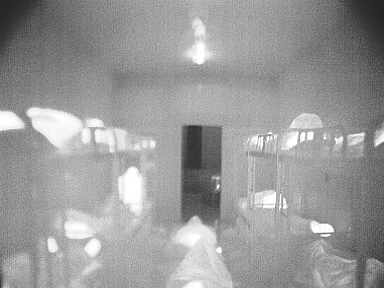
#> input picture yuxun/1.png, 384 x 288 px
$ python -i function.py   (imports and definitions only)
#> lines starting #> are read from the running program, lines starting #| are printed output that depends on the picture; after the words box and inside, x2 and y2 are one past the last pixel; in counts of white or black regions, pixels touching at a corner belong together
#> further down, picture is the input picture: shape (288, 384, 3); min 34, max 255, mean 153.6
#!/usr/bin/python
# -*- coding: UTF-8 -*-
import cv2
import numpy as np


def picture_deal(image):
    """
    图片处理程序
    :param image: 图像
    :return: 处理好后的图像
    """
    kernel = np.ones((5, 5), np.uint8)
    # cv2.namedWindow(title)
    # cv2.imshow(title, img)
    # cv2.waitKey(500)

    # 图像灰度化
    gray = cv2.cvtColor(image, cv2.COLOR_BGR2GRAY)
    # cv2.imshow(title, gray)
    # cv2.waitKey(500)

    # 灰度图像二值化
    retval, bina = cv2.threshold(gray, 190, 255, 0)
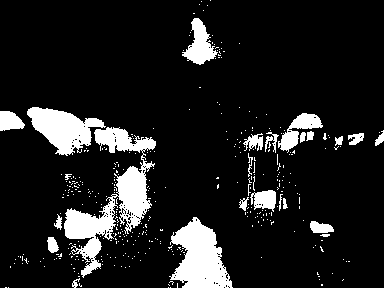
#> bina: shape (288, 384); 12.1% white; 370 white regions (346 under 20 px), largest, box (x1, y1, x2, y2) and area: (64, 127, 156, 278) 4268, (169, 217, 233, 288) 2714, (27, 107, 106, 156) 2025
    # [9 lines of commented-out code are left out]
    closing = cv2.morphologyEx(bina, cv2.MORPH_CLOSE, kernel)
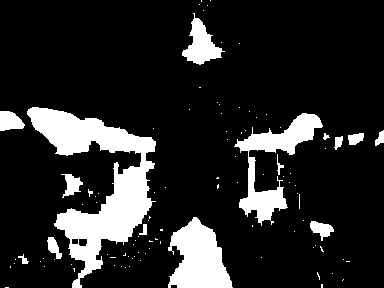
#> closing: shape (288, 384); 15.3% white; 102 white regions (87 under 20 px), largest, box (x1, y1, x2, y2) and area: (27, 107, 156, 288) 8224, (168, 217, 233, 288) 2997, (234, 113, 323, 226) 2910

    # 高斯模糊滤波
    imblur = cv2.GaussianBlur(closing, (3, 3), 1.5)
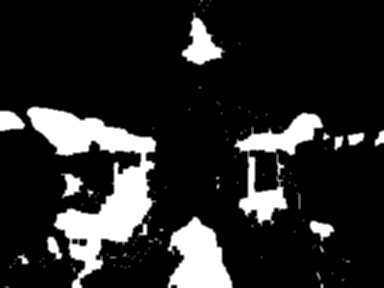
#> imblur: shape (288, 384); min 0, max 255, mean 38.9
    # cv2.imshow(title, bina)
    # cv2.waitKey()
    image = imblur

    # [9 lines of commented-out code are left out]
    return image


def picture_divide():
    pass

>>> import cv2
>>> picture = cv2.imread('1.png')
>>> result = picture_deal(picture)

$ run again, on yuxun/2.png
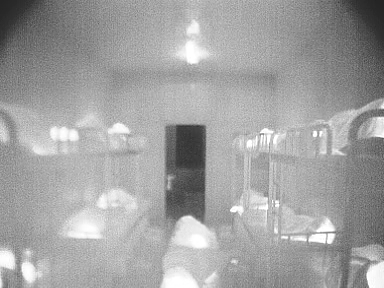
#> input picture yuxun/2.png, 384 x 288 px
#> picture is the input picture: shape (288, 384, 3); min 35, max 255, mean 161.6
#> in picture_deal, `retval, bina = cv2.threshold(gray, 190, 255, 0)`:
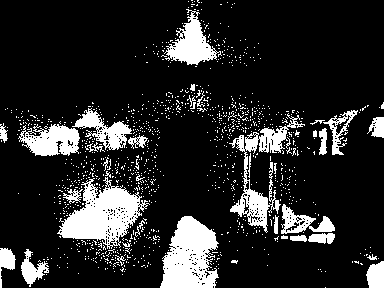
#> bina: shape (288, 384); 16% white; 1111 white regions (1076 under 20 px), largest, box (x1, y1, x2, y2) and area: (57, 177, 150, 249) 3160, (160, 216, 219, 288) 2937, (229, 113, 305, 233) 2013
#> closing: shape (288, 384); 25.6% white; 144 white regions (128 under 20 px), largest, box (x1, y1, x2, y2) and area: (16, 102, 160, 275) 11723, (153, 84, 335, 244) 7758, (160, 216, 222, 288) 3305
#> in picture_deal, `imblur = cv2.GaussianBlur(closing, (3, 3), 1.5)`:
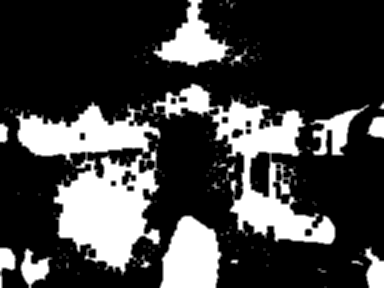
#> imblur: shape (288, 384); min 0, max 255, mean 65.2

$ run again, on yuxun/3.png
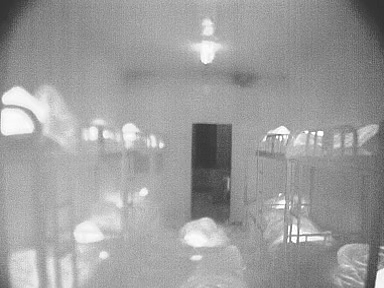
#> input picture yuxun/3.png, 384 x 288 px
#> picture is the input picture: shape (288, 384, 3); min 49, max 255, mean 157.1
#> in picture_deal, `retval, bina = cv2.threshold(gray, 190, 255, 0)`:
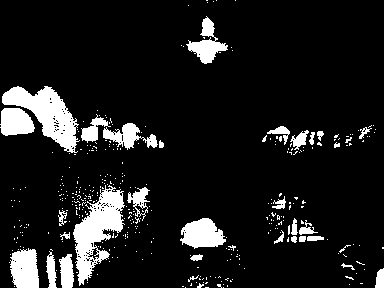
#> bina: shape (288, 384); 11.1% white; 371 white regions (339 under 20 px), largest, box (x1, y1, x2, y2) and area: (73, 185, 125, 286) 2394, (2, 86, 80, 153) 2233, (180, 218, 226, 249) 970
#> closing: shape (288, 384); 14.4% white; 79 white regions (59 under 20 px), largest, box (x1, y1, x2, y2) and area: (46, 176, 152, 288) 5105, (0, 86, 164, 155) 4802, (9, 246, 39, 288) 1033
#> in picture_deal, `imblur = cv2.GaussianBlur(closing, (3, 3), 1.5)`:
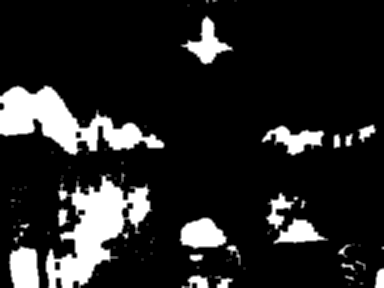
#> imblur: shape (288, 384); min 0, max 255, mean 36.8
